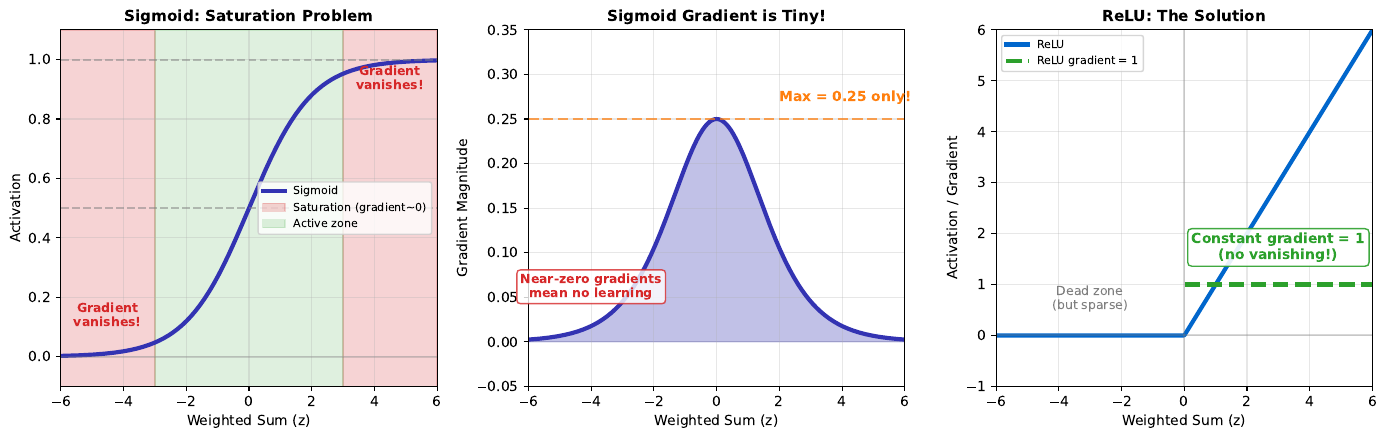

Recreate this plot in Python.
# ==============================================================================
# Chart: Sigmoid Saturation
# Source: https://github.com/Digital-AI-Finance/neural-networks/tree/main/14_sigmoid_saturation/
# Author: Digital-AI-Finance
# License: MIT License
# Created: 2025-11-24
# ==============================================================================

"""
Sigmoid Saturation

Vanishing gradient problem in sigmoid activation

Source: https://github.com/Digital-AI-Finance/neural-networks/tree/main/14_sigmoid_saturation/
"""

CHART_METADATA = {
    'name': 'Sigmoid Saturation',
    'url': 'https://github.com/QuantLet/neural-networks-introduction/tree/main/14_sigmoid_saturation',
    'author': 'Digital-AI-Finance',
    'license': 'MIT License',
    'created': '2025-11-24',
    'description': 'Vanishing gradient problem in sigmoid activation'
}

"""
Chart 14: Sigmoid Saturation Problem
Shows vanishing gradient regions - why ReLU became popular.
"""

import numpy as np
import matplotlib.pyplot as plt

# Colors
mlpurple = '#3333b2'
mlblue = '#0066cc'
mlred = '#d62728'
mlgreen = '#2ca02c'
mlorange = '#ff7f0e'
mlgray = '#7f7f7f'

fig, axes = plt.subplots(1, 3, figsize=(14, 4.5))

x = np.linspace(-6, 6, 500)

# Sigmoid and its derivative
sigmoid = 1 / (1 + np.exp(-x))
sigmoid_deriv = sigmoid * (1 - sigmoid)

# ReLU and its derivative
relu = np.maximum(0, x)
relu_deriv = (x > 0).astype(float)

# Plot 1: Sigmoid with saturation zones
ax1 = axes[0]
ax1.plot(x, sigmoid, color=mlpurple, linewidth=3, label='Sigmoid')
ax1.axhline(y=0, color=mlgray, linestyle='-', alpha=0.3)
ax1.axhline(y=1, color=mlgray, linestyle='--', alpha=0.5)
ax1.axhline(y=0.5, color=mlgray, linestyle='--', alpha=0.5)

# Highlight saturation zones
ax1.axvspan(-6, -3, alpha=0.2, color=mlred, label='Saturation (gradient~0)')
ax1.axvspan(3, 6, alpha=0.2, color=mlred)
ax1.axvspan(-3, 3, alpha=0.15, color=mlgreen, label='Active zone')

ax1.annotate('Gradient\nvanishes!', xy=(-4.5, 0.1), fontsize=9, color=mlred,
            fontweight='bold', ha='center')
ax1.annotate('Gradient\nvanishes!', xy=(4.5, 0.9), fontsize=9, color=mlred,
            fontweight='bold', ha='center')

ax1.set_xlabel('Weighted Sum (z)', fontsize=10)
ax1.set_ylabel('Activation', fontsize=10)
ax1.set_title('Sigmoid: Saturation Problem', fontsize=11, fontweight='bold')
ax1.legend(loc='right', fontsize=8)
ax1.set_xlim(-6, 6)
ax1.set_ylim(-0.1, 1.1)
ax1.grid(True, alpha=0.3)

# Plot 2: Gradient comparison
ax2 = axes[1]
ax2.plot(x, sigmoid_deriv, color=mlpurple, linewidth=3, label='Sigmoid gradient')
ax2.fill_between(x, sigmoid_deriv, alpha=0.3, color=mlpurple)

ax2.axhline(y=0.25, color=mlorange, linestyle='--', alpha=0.7, linewidth=2)
ax2.annotate('Max = 0.25 only!', xy=(2, 0.27), fontsize=10, color=mlorange, fontweight='bold')

# Highlight the problem
ax2.annotate('Near-zero gradients\nmean no learning', xy=(-4, 0.05), fontsize=9,
            color=mlred, ha='center', fontweight='bold',
            bbox=dict(boxstyle='round', facecolor='white', edgecolor=mlred, alpha=0.8))

ax2.set_xlabel('Weighted Sum (z)', fontsize=10)
ax2.set_ylabel('Gradient Magnitude', fontsize=10)
ax2.set_title('Sigmoid Gradient is Tiny!', fontsize=11, fontweight='bold')
ax2.set_xlim(-6, 6)
ax2.set_ylim(-0.05, 0.35)
ax2.grid(True, alpha=0.3)

# Plot 3: ReLU solution
ax3 = axes[2]
ax3.plot(x, relu, color=mlblue, linewidth=3, label='ReLU')
ax3.plot(x[x>0], np.ones(sum(x>0)), color=mlgreen, linewidth=3, linestyle='--',
        label='ReLU gradient = 1')

ax3.axvline(x=0, color=mlgray, linestyle='-', alpha=0.3)
ax3.axhline(y=0, color=mlgray, linestyle='-', alpha=0.3)

# Highlight advantage
ax3.annotate('Constant gradient = 1\n(no vanishing!)', xy=(3, 1.5), fontsize=10,
            color=mlgreen, ha='center', fontweight='bold',
            bbox=dict(boxstyle='round', facecolor='white', edgecolor=mlgreen, alpha=0.9))

ax3.annotate('Dead zone\n(but sparse)', xy=(-3, 0.5), fontsize=9,
            color=mlgray, ha='center')

ax3.set_xlabel('Weighted Sum (z)', fontsize=10)
ax3.set_ylabel('Activation / Gradient', fontsize=10)
ax3.set_title('ReLU: The Solution', fontsize=11, fontweight='bold')
ax3.legend(loc='upper left', fontsize=8)
ax3.set_xlim(-6, 6)
ax3.set_ylim(-1, 6)
ax3.grid(True, alpha=0.3)

plt.tight_layout()
plt.savefig('sigmoid_saturation.pdf', dpi=300, bbox_inches='tight')
plt.close()

print("Saved: 14_sigmoid_saturation/sigmoid_saturation.pdf")

# Source: https://github.com/Digital-AI-Finance/neural-networks/tree/main/14_sigmoid_saturation/
